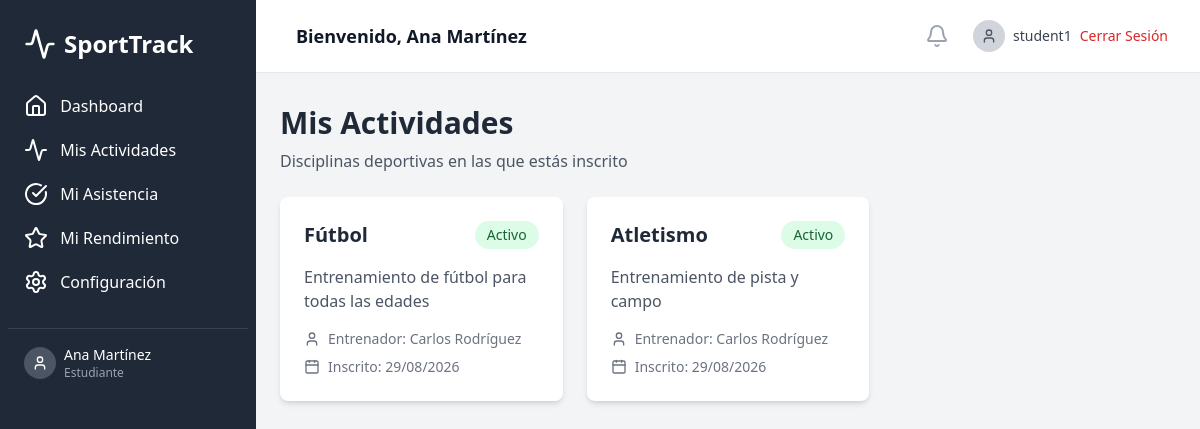
Screenshot of /src/pages/my-activities.php (signed in) with the database file from the repository.
### tables this page shows
CREATE TABLE student_enrollments (
    id INT AUTO_INCREMENT PRIMARY KEY,
    student_id INT,
    discipline_id INT,
    trainer_id INT,
    enrolled_at TIMESTAMP DEFAULT CURRENT_TIMESTAMP,
    status ENUM('activo', 'inactivo') DEFAULT 'activo',
    FOREIGN KEY (student_id) REFERENCES users(id),
    FOREIGN KEY (discipline_id) REFERENCES disciplines(id),
    FOREIGN KEY (trainer_id) REFERENCES users(id)
);

CREATE TABLE disciplines (
    id INT AUTO_INCREMENT PRIMARY KEY,
    name VARCHAR(100) NOT NULL,
    description TEXT,
    created_by INT,
    created_at TIMESTAMP DEFAULT CURRENT_TIMESTAMP,
    FOREIGN KEY (created_by) REFERENCES users(id)
);

CREATE TABLE users (
    id INT AUTO_INCREMENT PRIMARY KEY,
    username VARCHAR(50) UNIQUE NOT NULL,
    password VARCHAR(255) NOT NULL,
    email VARCHAR(100) UNIQUE NOT NULL,
    full_name VARCHAR(100) NOT NULL,
    user_type ENUM('coordinador', 'entrenador', 'estudiante') NOT NULL,
    created_at TIMESTAMP DEFAULT CURRENT_TIMESTAMP,
    updated_at TIMESTAMP DEFAULT CURRENT_TIMESTAMP ON UPDATE CURRENT_TIMESTAMP
);

### src/pages/my-activities.php (the view, shortened to what this page needs)
<?php
$database = new Database();
$pdo = $database->getConnection();
$user = getCurrentUser();
$userId = $user['id'];
$stmt = $pdo->prepare("
    SELECT
        d.name as discipline_name,
        d.description,
        u.full_name as trainer_name,
        se.enrolled_at,
        se.status,
        se.discipline_id
    FROM student_enrollments se
    JOIN disciplines d ON se.discipline_id = d.id
    LEFT JOIN users u ON se.trainer_id = u.id
    WHERE se.student_id = ? AND se.status = 'activo'
    ORDER BY se.enrolled_at DESC
");
$stmt->execute([$userId]);
$activities = $stmt->fetchAll(PDO::FETCH_ASSOC);
?>
<!DOCTYPE html>
<html lang="es">
<head>
    <script src="https://cdn.tailwindcss.com"></script>
</head>
<body class="bg-gray-100">
    <div class="flex h-screen bg-gray-100">
        <?php include '../components/sidebar.php'; ?>
        <div class="flex-1 flex flex-col overflow-hidden">
            <?php include '../components/header.php'; ?>
            <main class="flex-1 overflow-x-hidden overflow-y-auto bg-gray-100">
                <div class="container mx-auto px-6 py-8">
                    <div class="mb-6">
                        <h1 class="text-3xl font-bold text-gray-800">Mis Actividades</h1>
                        <p class="text-gray-600 mt-2">Disciplinas deportivas en las que estás inscrito</p>
                    </div>
                    <?php if (empty($activities)): ?>
                        <div class="bg-white rounded-lg shadow-md p-8 text-center">
                            <div class="text-gray-400 mb-4">
                                <i data-lucide="activity" class="w-16 h-16 mx-auto"></i>
                            </div>
                            <h3 class="text-xl font-semibold text-gray-700 mb-2">No tienes actividades registradas</h3>
                            <p class="text-gray-500">Contacta al coordinador deportivo para inscribirte en disciplinas.</p>
                        </div>
                    <?php else: ?>
                        <div class="grid gap-6 md:grid-cols-2 lg:grid-cols-3">
                            <?php foreach ($activities as $activity): ?>
                                <div class="bg-white rounded-lg shadow-md p-6 hover:shadow-lg transition-shadow">
                                    <div class="flex items-center justify-between mb-4">
                                        <h3 class="text-xl font-semibold text-gray-800"><?php echo htmlspecialchars($activity['discipline_name']); ?></h3>
                                        <span class="px-3 py-1 bg-green-100 text-green-800 text-sm rounded-full">
                                            <?php echo ucfirst($activity['status']); ?>
                                        </span>
                                    </div>
                                    <p class="text-gray-600 mb-4"><?php echo htmlspecialchars($activity['description']); ?></p>
                                    <div class="space-y-2 text-sm text-gray-500">
                                        <div class="flex items-center">
                                            <i data-lucide="user" class="w-4 h-4 mr-2"></i>
                                            <span>Entrenador: <?php echo htmlspecialchars($activity['trainer_name'] ?? 'Sin asignar'); ?></span>
                                        </div>
                                        <div class="flex items-center">
                                            <i data-lucide="calendar" class="w-4 h-4 mr-2"></i>
                                            <span>Inscrito: <?php echo date('d/m/Y', strtotime($activity['enrolled_at'])); ?></span>
                                        </div>
                                    </div>
                                </div>
                            <?php endforeach; ?>
                        </div>
                    <?php endif; ?>
                </div>
            </main>
        </div>
    </div>
</body>
</html>

### rows the page displays
student_enrollments: discipline.name "Fútbol", status "Activo", discipline.description "Entrenamiento de fútbol para todas las edades", trainer.full_name "Carlos Rodríguez", enrolled_at "29/08/2026"
student_enrollments: discipline.name "Atletismo", status "Activo", discipline.description "Entrenamiento de pista y campo", trainer.full_name "Carlos Rodríguez", enrolled_at "29/08/2026"

### other values shown
$item['text'] "Dashboard"
$item['text'] "Mis Actividades"
$item['text'] "Mi Asistencia"
$item['text'] "Mi Rendimiento"
$item['text'] "Configuración"
$user['full_name'] "Ana Martínez"
$user['user_type'] "Estudiante"
$user['username'] "student1"
